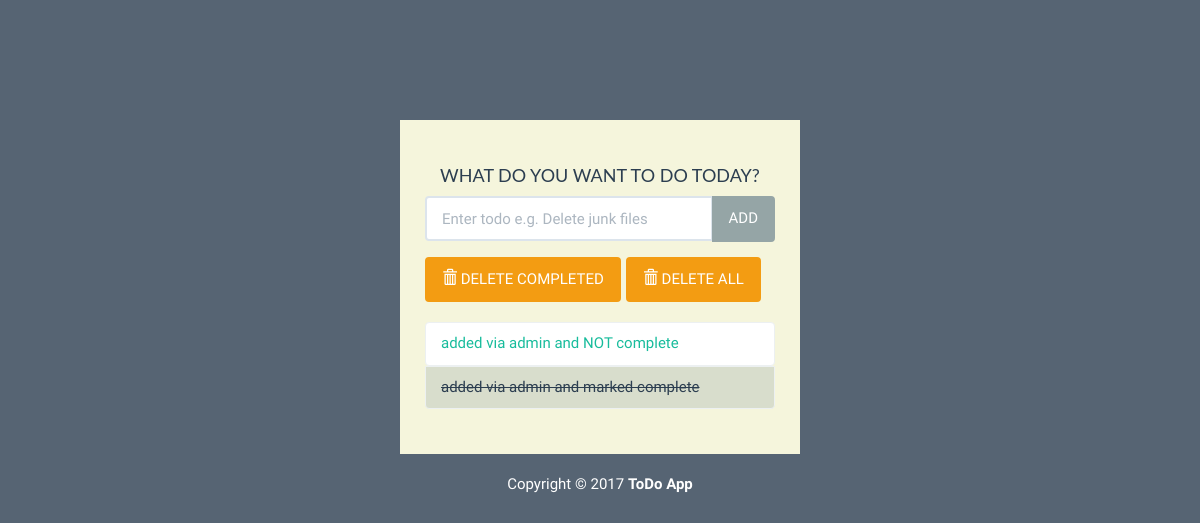
The app's page /, older data.
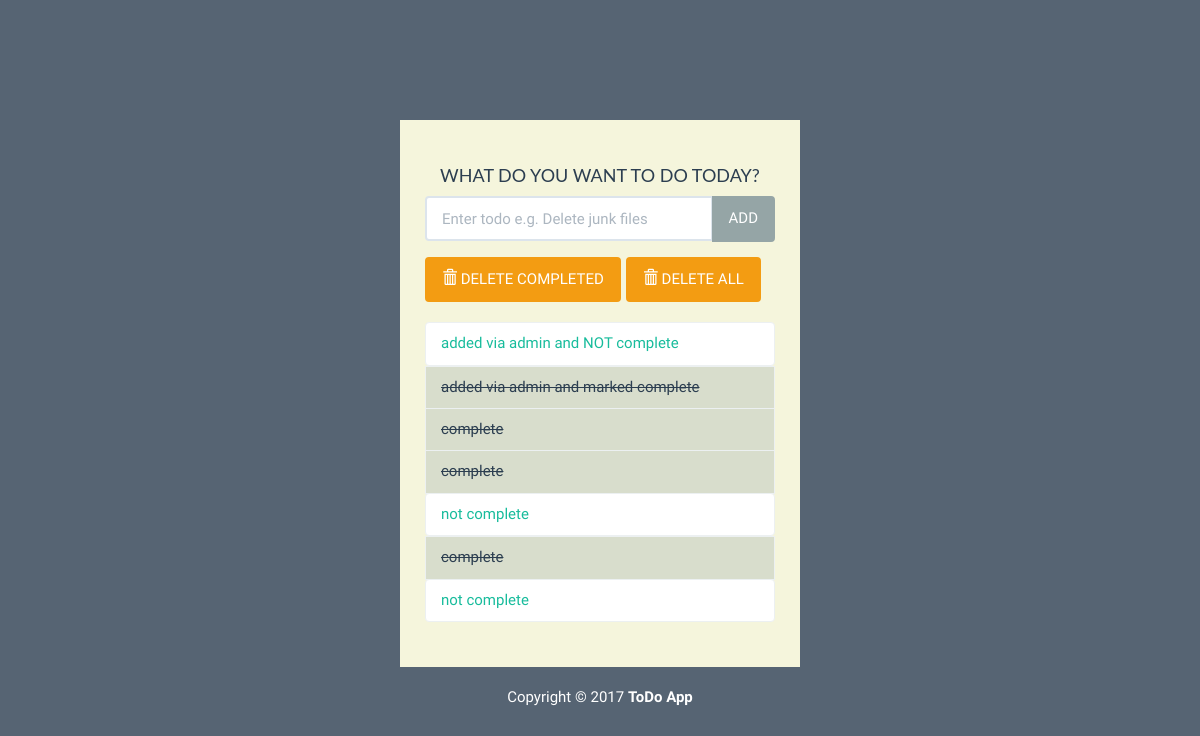
The same page, newer data.
### first/models.py (models this page shows, shortened)
class ToDo(models.Model):
	text = models.CharField(max_length=40)
	complete = models.BooleanField(default=False)

### first/views.py (the view)
# urls.py: path('', views.index, name='index'),
def index(request):
	todolist = ToDo.objects.order_by('id')
	form = ToDoForm()
	context = {'todolist': todolist, 'form': form}
	return render(request, 'first/index.html', context)

### first/forms.py
class ToDoForm(forms.Form):
	text = forms.CharField(max_length=40,
		widget=forms.TextInput(
			attrs={
			'class': 'form-control',
			'Placeholder': 'Enter todo e.g. Delete junk files',
			'aria-label':'Todo',
			'aria-describedby':'add-btn'
			}
			)
		)

### first/templates/first/index.html (shortened to what this page needs)
{% load static  %}
<!DOCTYPE html>
<html lang="en">
	<head>
		<link href="{% static 'first/bs/css/flatly.min.css' %}" rel="stylesheet">
		<link rel="stylesheet" href="{% static 'first/styles.css' %}">
	</head>
	<body>
		<div class="container-fluid" id="wrapper">
			<div class="row">
				<div class="col-lg-4 col-lg-offset-4" id="content">
					<h2>WHAT DO YOU WANT TO DO TODAY?</h2>
					<form action="{% url 'add' %}" method="POST" role="form">
						<div class="form-group">
							<div class="input-group">
							  {{ form.text }}
							  <span class="input-group-btn">
								  <button type="submit" class="btn btn-default" id="add-btn">ADD</button>
							  </span>
							</div>
						</div>
					</form>
					<div class="row t10">
						<div class="col-lg-12">
							<div class="btn-toolbar">
								<div class="btn-group">
									<button type="button" class="btn btn-warning">
										<i class="glyphicon glyphicon-trash"></i> DELETE COMPLETED
									</button>
								</div>
								<div class="btn-group">
									<button type="button" class="btn btn-warning">
										<i class="glyphicon glyphicon-trash"></i> DELETE ALL
									</button>
								</div>
							</div>
						</div>
					</div>
					<ul class="list-group t20">
						{% for x in todolist  %}
							{% if x.complete %}
							<li class="list-group-item todo-completed">{{x.text}}</li>
							{% else %}
							<a href="#"><li class="list-group-item">{{x.text}}</li></a>
							{% endif %}
						{% endfor %}
					</ul>
				</div>
			</div>
			<footer>
				<div class="row pad">
					<div class="col-lg-12 text-center">
						Copyright &copy; 2017 <strong>ToDo App</strong>
					</div>
				</div>
			</footer>
		</div>
	</body>
</html>

### first/static/first/styles.css (style rules this page uses)
body { background: rgba(44, 62, 80, .8); font-family: 'Oswald', 'Futura', sans-serif; }
#wrapper { margin-top: 10% !important; }
#content { background: beige; padding: 25px; }
#content > h2 { font-size: 18px; text-align: center; padding-top: 0; }
.t10 { margin-top: 10px; }
.t20 { margin-top: 20px; }
.todo-completed { text-decoration: line-through; background: rgba(149, 165, 166, .3); }
footer { margin-top: 20px; color: white; }

Row changes from the older to the newer data that the page shows:
added ToDo: text "complete"
added ToDo: text "complete"
added ToDo: text "not complete"
added ToDo: text "complete"
added ToDo: text "not complete"
